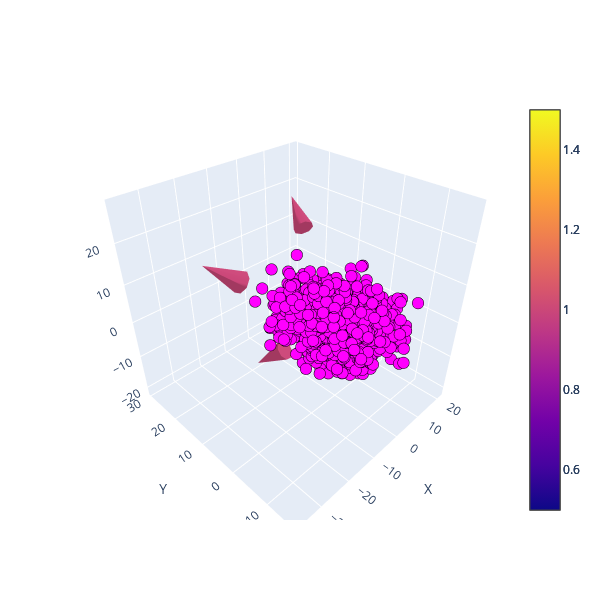

Notebook code for this chart:
### Code cell
import plotly.graph_objects as go

# Функция для рисования 3D графика с цветными сегментами
def plot_colored_spiral(X,D,A):
    

    scat = go.Scatter3d(
            x=X[:, 0],
            y=X[:, 1],
            z=X[:, 2],
            mode='markers',
            showlegend=False,
            marker_line_color="black", 
            marker_color="magenta",
                           
            marker_line_width=20, 
            marker_size=4,
        )
    
    con1 = go.Cone(x=[D[0,0]*max(20,A[0,0])],y=[D[0,1]*max(20,A[0,0])],z=[D[0,2]*max(20,A[0,0])], u=[D[0,0]], v=[D[0,1]], w=[D[0,2]], sizemode="absolute",
    sizeref=10)

    con2 = go.Cone(x=[D[1,0]*max(20,A[1,1])],y=[D[1,1]*max(20,A[1,1])],z=[D[1,2]*max(20,A[1,1])], u=[D[1,0]], v=[D[1,1]], w=[D[1,2]], sizemode="absolute",
    sizeref=10)

    con3 = go.Cone(x=[D[2,0]*max(20,A[2,2])],y=[D[2,1]*max(20,A[2,2])],z=[D[2,2]*max(20,A[2,2])],  u=[D[2,0]], v=[D[2,1]], w=[D[2,2]], sizemode="absolute",
    sizeref=10)
    
    fig = go.Figure(data = [scat, con1, con2, con3])
    fig.update_layout(scene=dict(
        xaxis=dict(title='X'),
        yaxis=dict(title='Y'),
        zaxis=dict(title='Z')
    ))

    fig.update_layout(scene_camera=dict(eye=dict(x=-1.25, y=-1.25, z=1.25),
                                        center=dict(x=0, y=0, z=0),
                                        up=dict(x=0, y=0, z=1),
                                        projection=dict(type='perspective')),
                      scene=dict(aspectmode='cube'))

    # Установка размеров канваса
    fig.update_layout(width=600, height=600)

    fig.show(width=600, height=600)  # Размещение по центру

# Создание интерактивных виджетов
plot_colored_spiral(X, D, A)  # Начальное значение

### Figure 1 — Plotly figure (JSON) as saved in the notebook; plotly's stock layout.template omitted (floating-point values rounded to 4 significant figures; data arrays with more than 128 entries replaced by an {"elided": "..."} marker saying what was removed)
{"data": [{"marker": {"color": "magenta", "line": {"color": "black", "width": 20}, "size": 4}, "mode": "markers", "showlegend": false, "type": "scatter3d", "x": {"elided": "2000 float values"}, "y": {"elided": "2000 float values"}, "z": {"elided": "2000 float values"}}, {"sizemode": "absolute", "sizeref": 10, "type": "cone", "u": [-0.8123], "v": [0.1373], "w": [0.5668], "x": [-29.24], "y": [4.942], "z": [20.4]}, {"sizemode": "absolute", "sizeref": 10, "type": "cone", "u": [-0.3597], "v": [0.647], "w": [-0.6723], "x": [-7.194], "y": [12.94], "z": [-13.45]}, {"sizemode": "absolute", "sizeref": 10, "type": "cone", "u": [0.459], "v": [0.75], "w": [0.4762], "x": [13.31], "y": [21.75], "z": [13.81]}], "layout": {"height": 600, "scene": {"aspectmode": "cube", "camera": {"center": {"x": 0, "y": 0, "z": 0}, "eye": {"x": -1.25, "y": -1.25, "z": 1.25}, "projection": {"type": "perspective"}, "up": {"x": 0, "y": 0, "z": 1}}, "xaxis": {"title": {"text": "X"}}, "yaxis": {"title": {"text": "Y"}}, "zaxis": {"title": {"text": "Z"}}}, "width": 600}}
